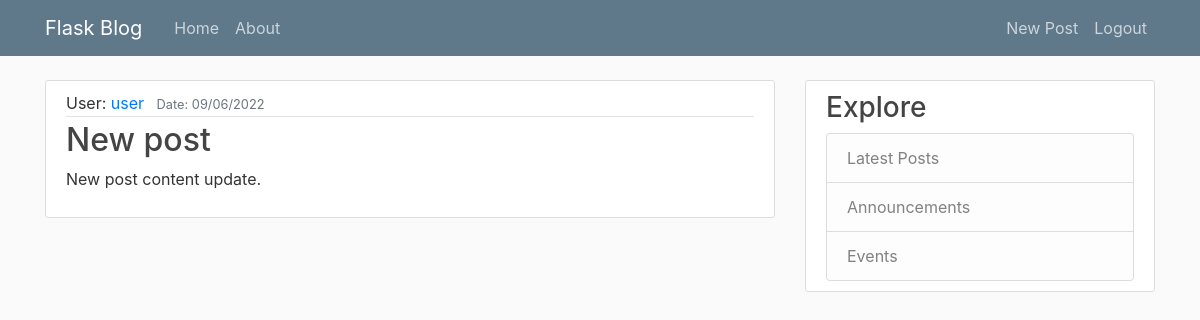
/post/3 (signed in), run on the app's committed database.
### flaskblog/models.py (models this page shows, shortened)
class User(db.Model, UserMixin):
    id = db.Column(db.Integer, primary_key=True)
    username = db.Column(db.String(20), unique=True, nullable=False)
    email = db.Column(db.String(120), unique=True, nullable=False)
    image_file = db.Column(db.String(20), nullable=False, default='default_pic.jpg')
    password = db.Column(db.String(60), nullable=False)
    posts = db.relationship('Post', backref='author', lazy=True)

class Post(db.Model):
    id = db.Column(db.Integer, primary_key=True)
    title = db.Column(db.String(100), nullable=False)
    date_posted = db.Column(db.DateTime, nullable=False, default=datetime.utcnow)
    content = db.Column(db.Text, nullable=False)
    user_id = db.Column(db.Integer, db.ForeignKey('user.id'), nullable=False)

### flaskblog/routs.py (the view)
@app.route("/post/<int:post_id>", methods=['GET', 'POST'])
@login_required
def post(post_id):
    current_post = Post.query.get_or_404(post_id)
    return render_template('post.html', title=current_post.title, post=current_post)

### flaskblog/models.py (called while the page is built)
@login_manager.user_loader
def load_user(user_id):
    return User.query.get(int(user_id))

### flaskblog/templates/post.html (shortened to what this page needs)
{% extends "layout.html" %}
{% block content %}
    <article class="media content-section">
      <div class="media-body">
        <div class="article-metadata">
          User: <a class="mr-2" href="#">{{ post.author.username }}</a>
          <small class="text-muted">Date: {{ post.date_posted.strftime('%m/%d/%Y') }}</small>
        </div>
        <h2 class="article-title">{{ post.title }}</h2>
        <p class="article-content">{{ post.content }}</p>
      </div>
    </article>
{% endblock content %}

### flaskblog/static/main.css (style rules this page uses)
body { background: #fafafa; color: #333333; margin-top: 5rem; }
h1, h2, h3, h4, h5, h6 { color: #444444; }
.content-section { background: #ffffff; padding: 10px 20px; border: 1px solid #dddddd; border-radius: 3px; margin-bottom: 20px; }
.article-title { color: #444444; }
.article-content { white-space: pre-line; }
.article-metadata { padding-bottom: 1px; margin-bottom: 4px; border-bottom: 1px solid #e3e3e3 }

### data on the page
User: author.username "user"
Post: date_posted "09/06/2022", title "New post", content "New post content update."
